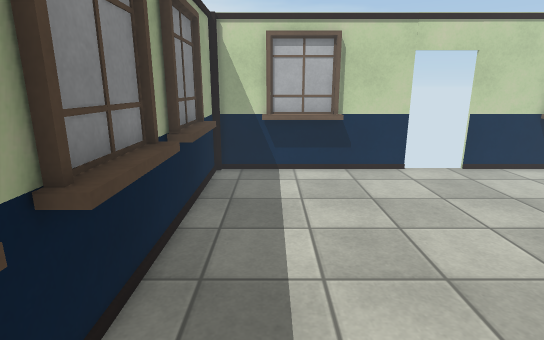
[1] (above)

16 first-person views from a walk through a 3-D level made in the Unity game engine. The camera is 1.5 m above the floor, tilts 14° down and sees 80° across. The floor is counted in squares, 0.36 m on a side. Each view is taken from the middle of a square. On the plan, view 1 faces up. The plan holds only what a view shows up to about 20 squares ahead; the rest is blank. The place goes on beyond the plan. The player is left out. Door leaves are left out, so doorways stand open. Surface patterns are stand-ins for the level's own textures.

[2]
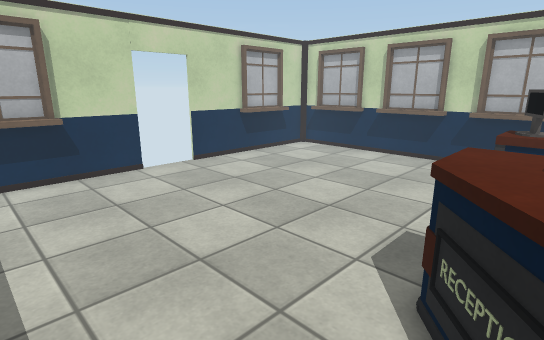

[3]
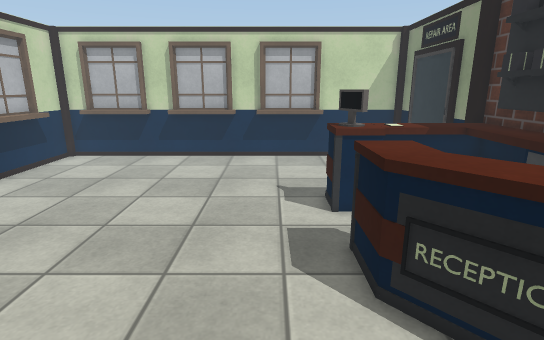

[4]
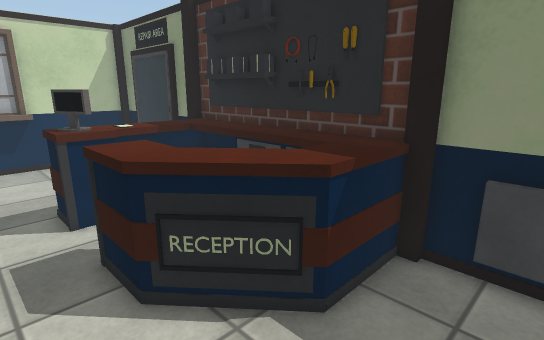

[5]
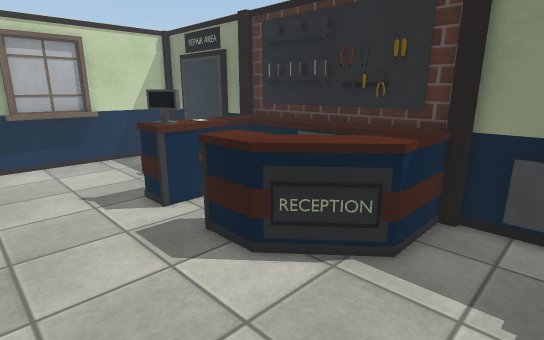

[6]
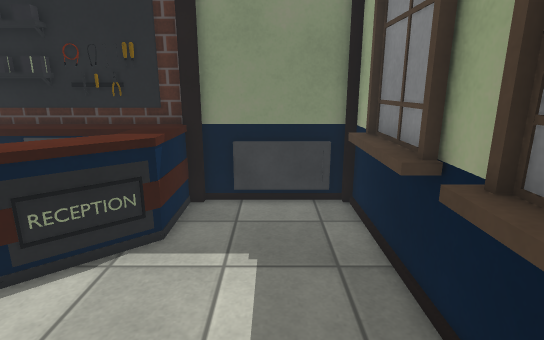

[7]
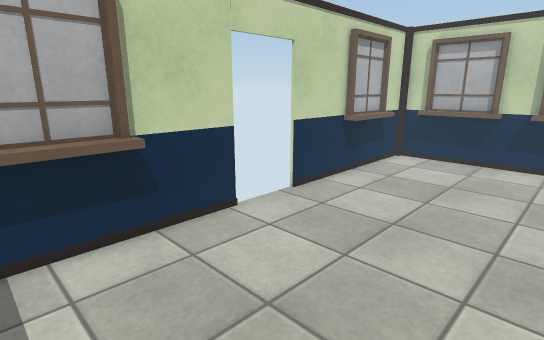

[8]
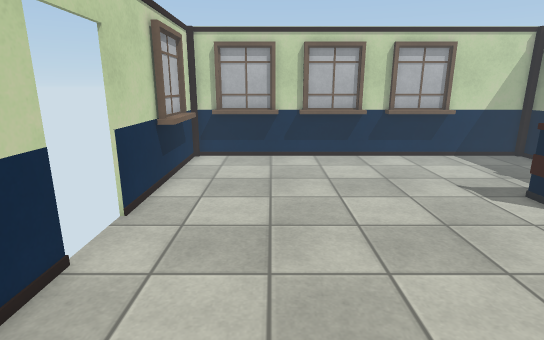

[9]
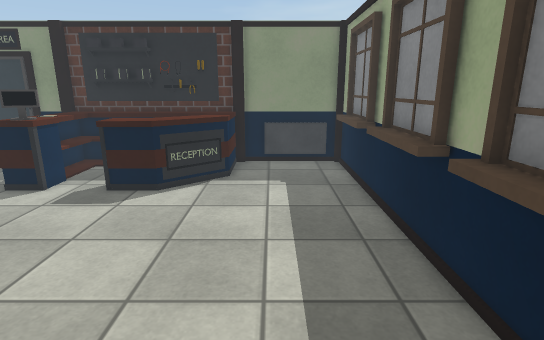

[10]
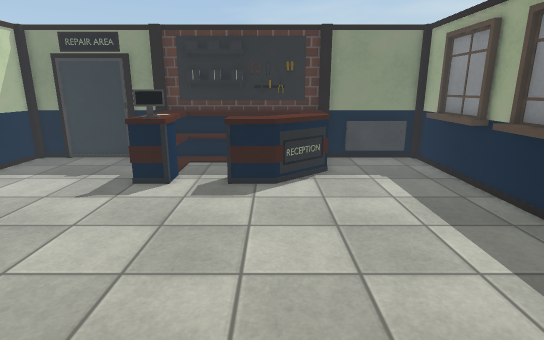

[11]
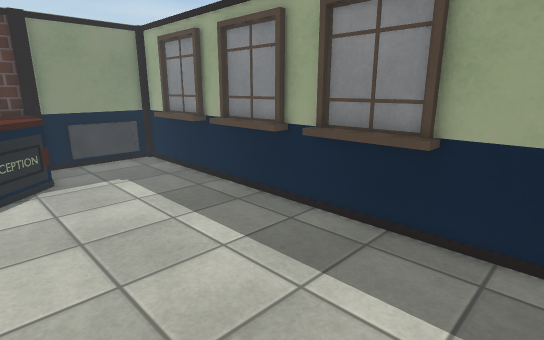

[12]
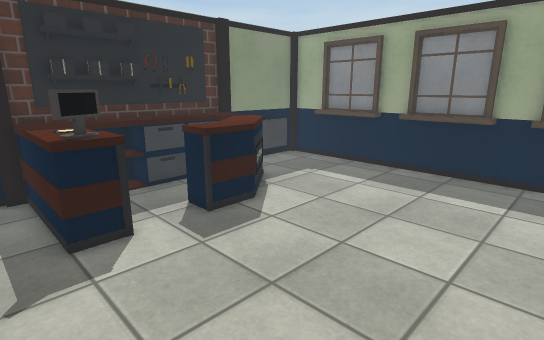

[13]
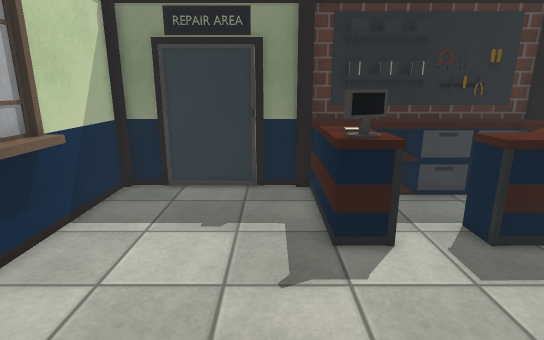

[14]
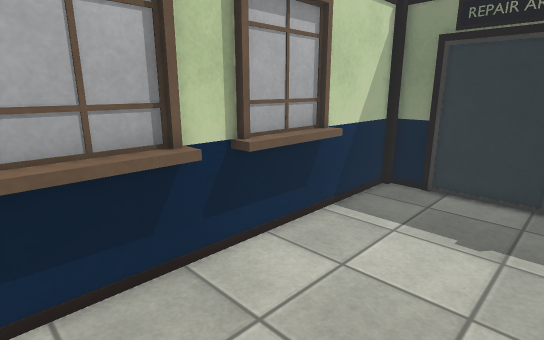

[15]
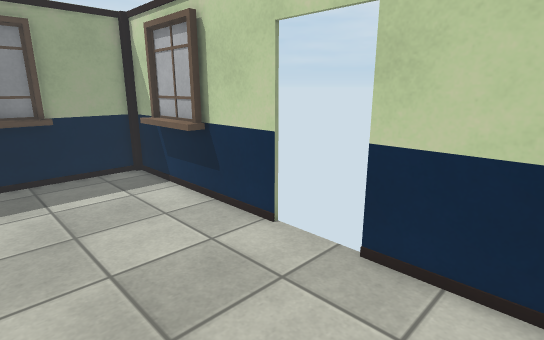

[16]
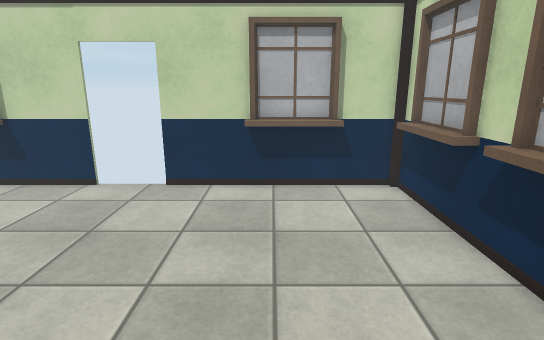

### Floor plan
Points are (right, up) in squares from view 1. A wall is a line through its corners. A room is listed if a view was taken in it or the views show most of it. See-through windows are left out.
Room 1 (views 1, 2, 3, 4, 5, 6, 7, 8, 9, 10, 11, 12, 13, 14, 15, 16)
walls: (7.2, 17) (-2.7, 17); (12.2, -3.6) (13, -3.6); (7.7, -4) (7.7, -3.4); (5.2, -3.6) (7.1, -3.6); (5.3, -3.7) (6.7, -3.9); (3.2, 16.8) (-0.1, 16.8); (12.9, -4) (20.3, -4); (2.5, -3.6) (3.2, -3.6); (3.1, -4) (12.4, -4); (17.6, 16.8) (14.2, 16.8); (20.2, 17) (10.2, 17); (-3, 16.6) (-3, -3.6); (20.6, -3.6) (20.6, 16.6); (-2.8, -4) (2.6, -4)
low walls: (19.8, 6.2) (19.8, 10.4); (3.5, 16.9) (3.5, 16.2) (-0.5, 16.2); (-2.3, 7.9) (-2.3, 3.8) (-3, 3.8); (19.8, 0.9) (19.8, 4.9); (20.6, 11.6) (19.8, 11.6) (19.8, 15.6); (-3, 2.5) (-2.3, 2.5) (-2.3, -1.6); (18, 16.2) (13.9, 16.2) (13.9, 16.9); (-3, 13.2) (-2.3, 13.2) (-2.3, 9.2); (-2.2, -3.6) (1.5, -3.6)
ways out: open door at (8.5, 17)
objects: other object (3, -3) to (12, 2); other object (11, 0) to (12, 0); other object (11, 1) to (12, 2)

Positions as (right, up) in squares from view 1, and headings:
1: (0, 0), facing up
2: (0, 0), facing up-right
3: (0, 4), facing right
4: (0, 4), facing down-right
5: (0, 7), facing down-right
6: (0, 8), facing down
7: (0, 8), facing up-right
8: (0, 12), facing right
9: (1, 15), facing down
10: (6, 16), facing down
11: (6, 16), facing down-left
12: (14, 11), facing down-left
13: (14, 10), facing down
14: (14, 10), facing down-right
15: (14, 10), facing up-left
16: (15, 3), facing up
